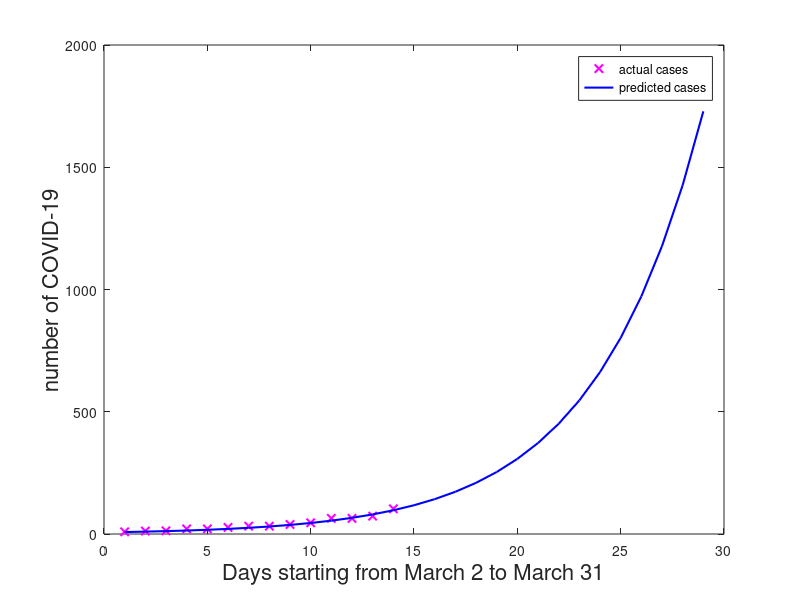

The MATLAB script that drew this image: (Note: this script raises an error after producing the figure.)

% Maryam Kamgarpour
% March 17, 2020
% estimate a linear model for COVID-19 growth in BC
% Data from: https://github.com/CSSEGISandData/COVID-19/blob/master/csse_covid_19_data/csse_covid_19_time_series/time_series_19-covid-Confirmed.csv


clear all; close all; clc;
load('BC_data.mat')
data = BCDATA(1:end)';

% approach 1 - fit a linear model to the log of data
N0 = 41;
M = data(N0:end-1);
y = data(N0+1:end);
N = length(y);
a = (M'*M)^(-1)*M'*y;
Np = 14;
x = zeros(1,N+Np);
x(1,1) = data(N0);
for k = 1:1:N+Np
    x(1,k+1) = a*x(1,k);
end

figure(1);
plot(y,'mx','LineWidth',1.5);
hold on;
plot(x(1,:), 'b','LineWidth',1.5);
xlabel('Days starting from March 2 to March 31', 'FontSize', 16);
ylabel('number of COVID-19', 'FontSize', 16);
lgd = legend('actual cases', 'predicted cases');
lgd.FontSize = 16;
title('Predicting COVID-19 Growth in BC', 'FontSize', 16);
